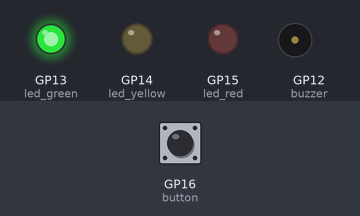
Simulated run of this program. Board: Raspberry Pi Pico running MicroPython. Parts: output pins drawn as LEDs (lit = HIGH), buzzer (waves = sounding, pin HIGH). The test bench sets the inputs (shaded band); at power-on: GP16 (button) LOW. Threads take turns every 2 ms.

Above: at 1.2 s.
1.3 s: GP16 (button) pulled HIGH for 0.15 s
At 2.4 s:
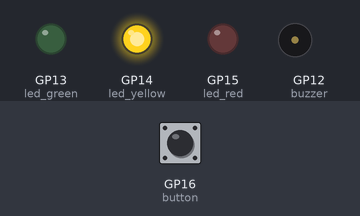
At 3.6 s:
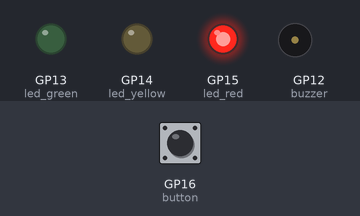
4.4 s: GP16 (button) pulled HIGH for 3.2 s
At 9.4 s:
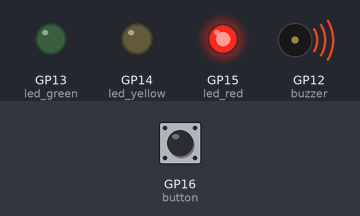
Timing chart, 0 to 14.8 s (numbered marks = the images above; inputs shaded):
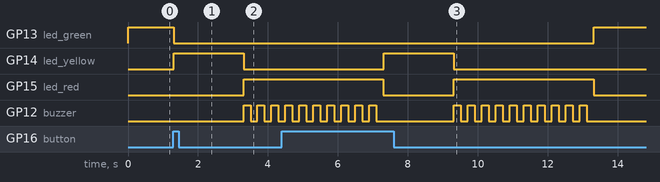

The program:

TrafficLight.py
```python
import machine
import utime
import _thread

led_red = machine.Pin(15, machine.Pin.OUT)
led_yellow = machine.Pin(14, machine.Pin.OUT)
led_green = machine.Pin(13, machine.Pin.OUT)
button = machine.Pin(16, machine.Pin.IN, machine.Pin.PULL_DOWN)
buzzer = machine.Pin(12, machine.Pin.OUT)

global button_pressed
button_pressed = False

def button_reader_thread():
    global button_pressed
    while True:
        if button.value() == 1:
            button_pressed = True
        utime.sleep(.01)
_thread.start_new_thread(button_reader_thread, ())

while True:
    if button_pressed == True:
        led_green.value(0)
        led_yellow.value(1)
        utime.sleep(2)
        led_yellow.value(0)
        led_red.value(1)
        for i in range(10):
            buzzer.value(1)
            utime.sleep(.2)
            buzzer.value(0)
            utime.sleep(.2)
        global button_pressed
        button_pressed = False
        led_red.value(0)
    led_green.value(1)
        
```

Measured:
- after the input at 1.3 s, GP13 (led_green): HIGH → LOW at once; GP14 (led_yellow): LOW → HIGH at once, → LOW 2.0 s later; GP15 (led_red): LOW → HIGH after 2.0 s; GP12 (buzzer): alternates HIGH for 0.20 s and LOW for 0.20 s, starting after 2.0 s
- after the input at 4.4 s, GP13 (led_green): LOW → HIGH after 8.9 s instead of 2.9 s; GP14 (led_yellow): LOW → HIGH after 2.9 s, → LOW 2.0 s later
